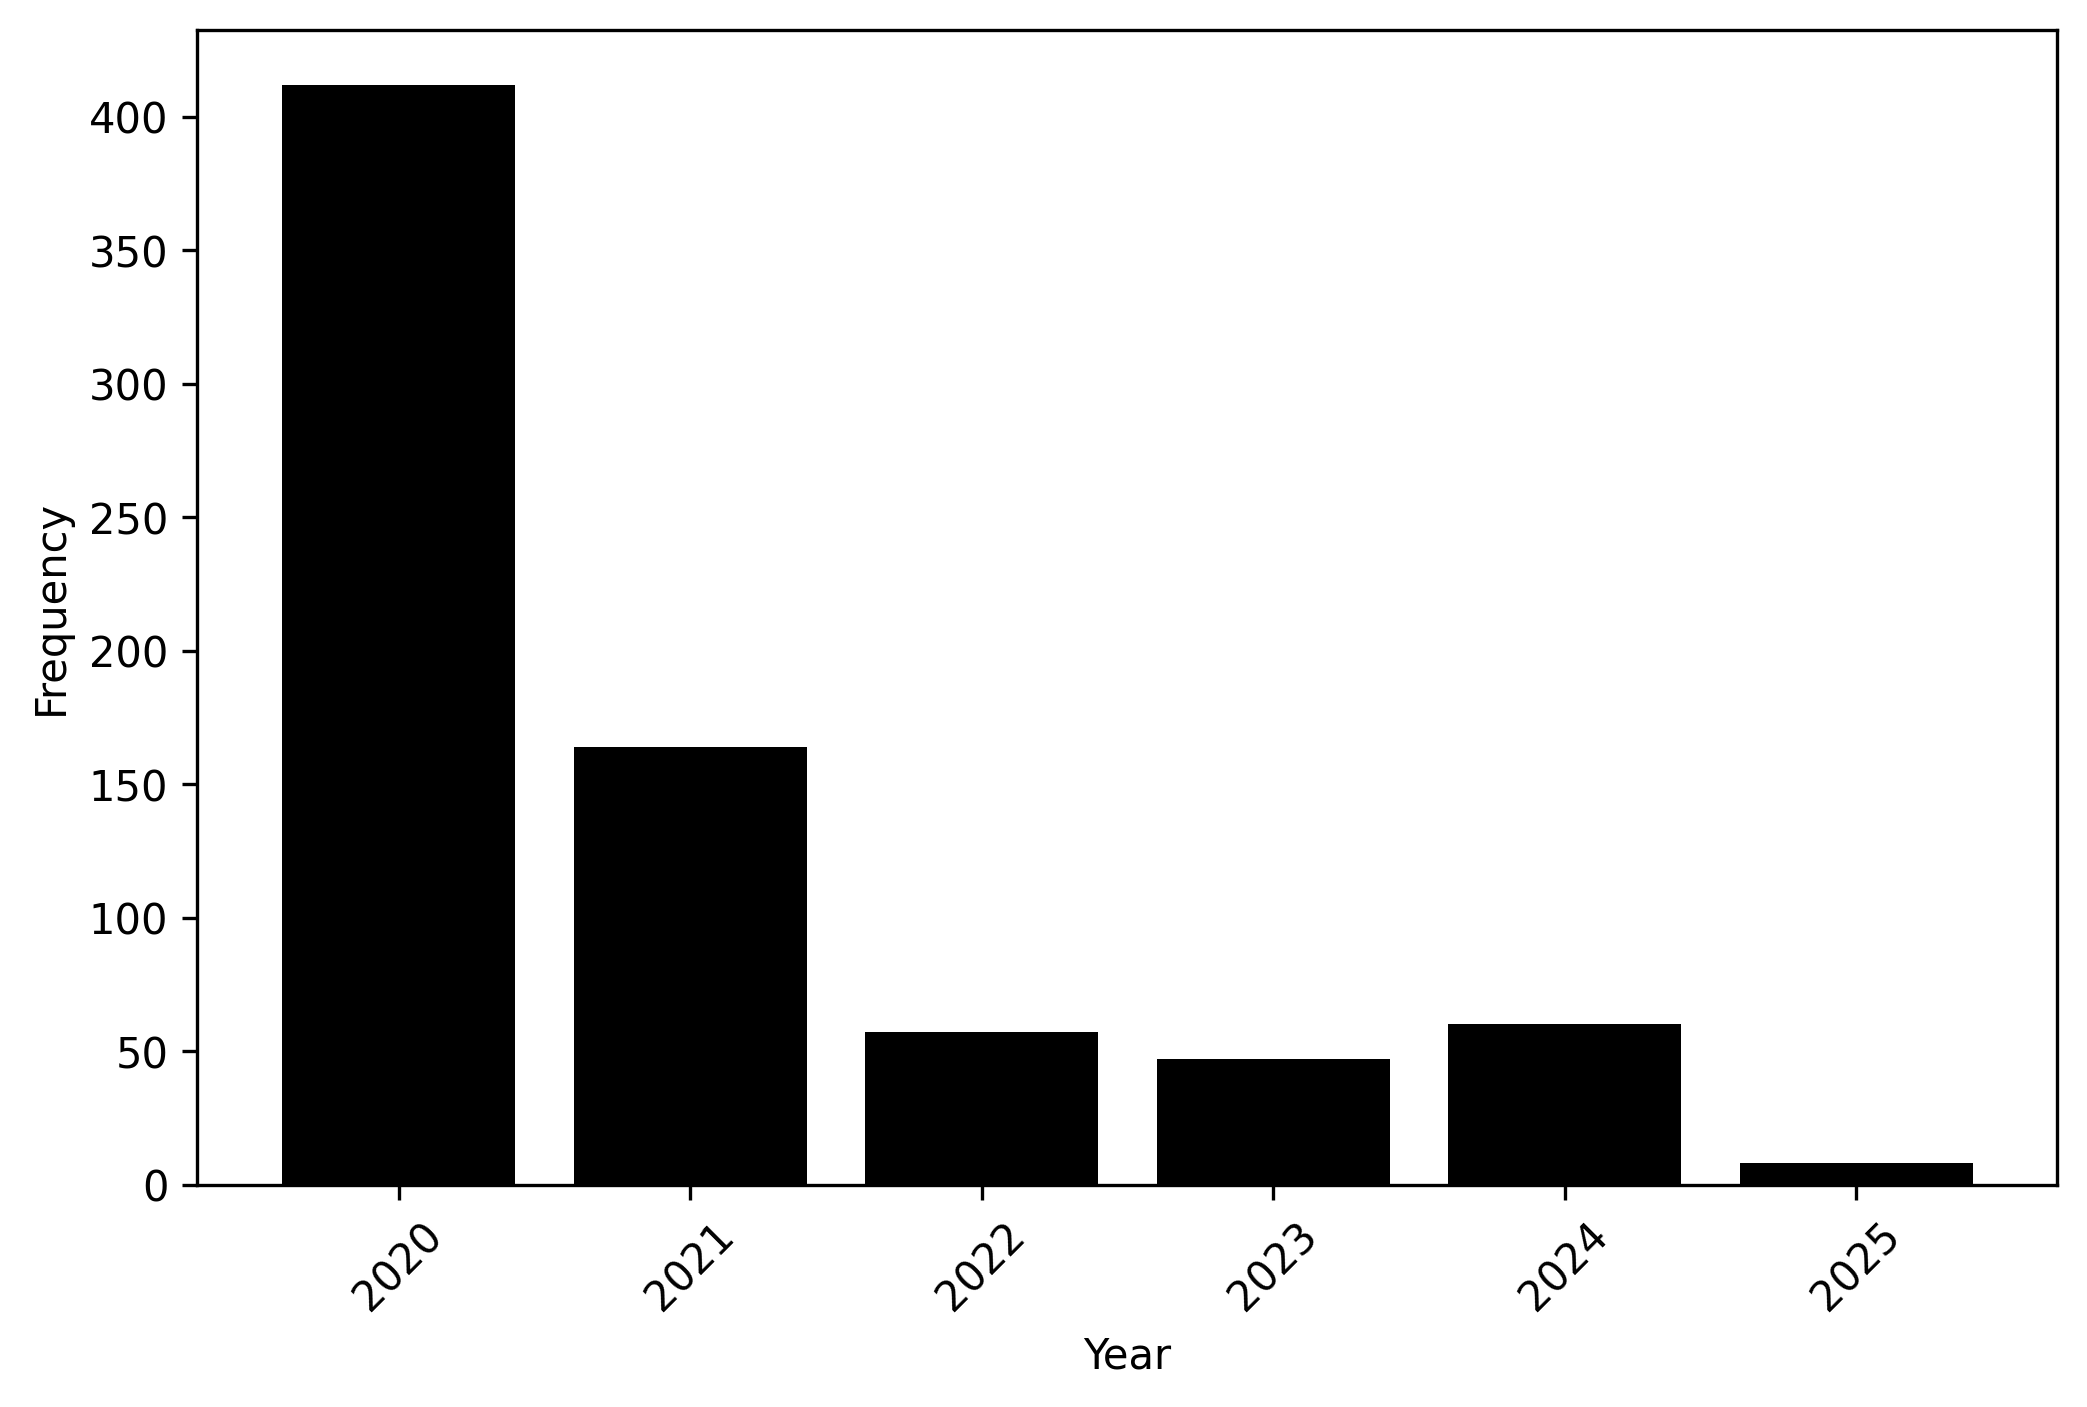

Source code (Python):
import json
import matplotlib.pyplot as plt
from collections import Counter


file_path = '../data/naver_opendict_ko_official.jsonl'
years = []

with open(file_path, 'r', encoding='utf-8') as f:
    for line in f:
        data = json.loads(line)
        year = data.get("date", "").split("-")[0]
        if year:
            years.append(year)



year_counts = Counter(years)

sorted_years = sorted(year_counts.keys())
sorted_counts = [year_counts[year] for year in sorted_years]

plt.figure(figsize=(8, 5))
plt.bar(sorted_years, sorted_counts, color='black')
plt.xlabel("Year")
plt.ylabel("Frequency")
plt.xticks(rotation=45)
plt.savefig("year_distribution.png", bbox_inches='tight', pad_inches=0.1, dpi=300)
